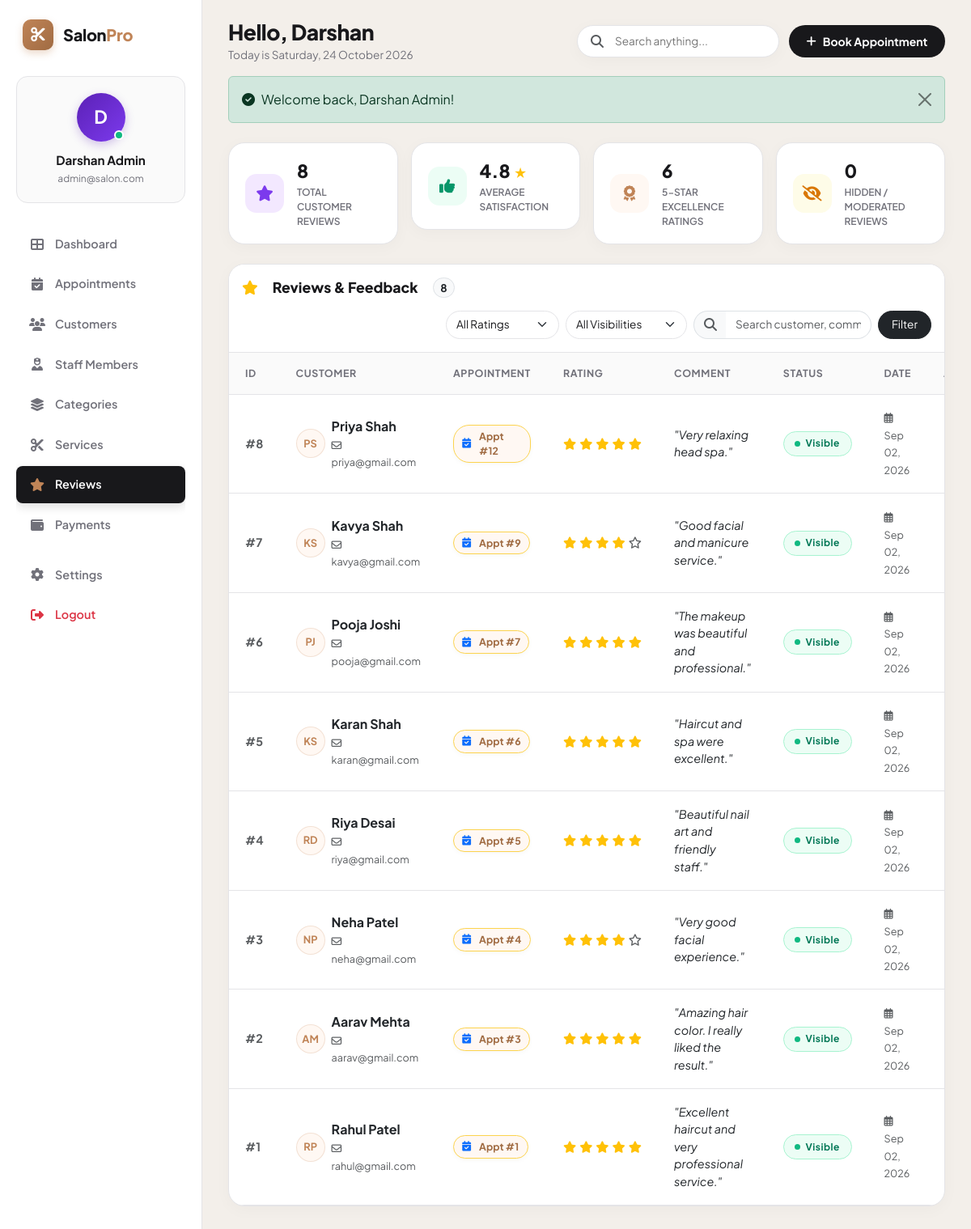
Page /admin/reviews.php (signed in) on the committed database.
### tables this page shows
CREATE TABLE `reviews` (
  `review_id` int(10) UNSIGNED NOT NULL,
  `customer_id` int(10) UNSIGNED NOT NULL,
  `appointment_id` int(10) UNSIGNED NOT NULL,
  `rating` tinyint(3) UNSIGNED NOT NULL,
  `comment` text DEFAULT NULL,
  `status` enum('visible','hidden') NOT NULL DEFAULT 'visible',
  `created_at` timestamp NOT NULL DEFAULT current_timestamp(),
  `updated_at` timestamp NOT NULL DEFAULT current_timestamp() ON UPDATE current_timestamp()
);

CREATE TABLE `customers` (
  `customer_id` int(10) UNSIGNED NOT NULL,
  `name` varchar(100) NOT NULL,
  `email` varchar(100) NOT NULL,
  `phone` varchar(15) NOT NULL,
  `password` varchar(255) NOT NULL,
  `gender` enum('Male','Female','Other') DEFAULT NULL,
  `address` varchar(255) DEFAULT NULL,
  `status` enum('active','inactive') NOT NULL DEFAULT 'active',
  `created_at` timestamp NOT NULL DEFAULT current_timestamp(),
  `updated_at` timestamp NOT NULL DEFAULT current_timestamp() ON UPDATE current_timestamp()
);

### admin/reviews.php (the view, shortened to what the rows shown need)
<?php
require_once __DIR__ . '/../includes/db.php';
require_once __DIR__ . '/../includes/auth.php';
if (!function_exists('get_initials')) {
    function get_initials($name) {
        $words = explode(' ', trim($name));
        $initials = '';
        foreach ($words as $w) {
            if (!empty($w)) $initials .= strtoupper($w[0]);
        }
        return substr($initials, 0, 2) ?: 'C';
    }
}
$page = isset($_GET['page']) ? (int)$_GET['page'] : 1;
$limit = 10;
$offset = ($page - 1) * $limit;
$where_sql = "";
$sql = "SELECT r.review_id, r.customer_id, r.appointment_id, r.rating, r.comment, r.status, r.created_at, c.name AS customer_name, c.email AS customer_email
        FROM reviews r
        JOIN customers c ON r.customer_id = c.customer_id
        $where_sql
        ORDER BY r.review_id DESC LIMIT $limit OFFSET $offset";
$result = mysqli_query($conn, $sql);
include __DIR__ . '/../includes/header.php';
include __DIR__ . '/../includes/sidebar.php';
include __DIR__ . '/../includes/navbar.php';
?>
<div class="table-card">
    <div class="table-responsive-custom">
        <table class="table-custom">
            <thead>
                <tr>
                    <th>ID</th>
                    <th>CUSTOMER</th>
                    <th>APPOINTMENT</th>
                    <th>RATING</th>
                    <th>COMMENT</th>
                    <th>STATUS</th>
                    <th>DATE</th>
                    <th class="text-end">ACTIONS</th>
                </tr>
            </thead>
            <tbody>
                <?php if ($result && mysqli_num_rows($result) > 0): ?>
                    <?php while ($rev = mysqli_fetch_assoc($result)): ?>
                        <tr>
                            <td><strong class="text-muted">#<?php echo $rev['review_id']; ?></strong></td>
                            <td>
                                <div class="d-flex align-items-center gap-2">
                                    <div class="avatar-circle-sm bg-gold-subtle text-gold fw-bold">
                                        <?php echo get_initials($rev['customer_name']); ?>
                                    </div>
                                    <div>
                                        <strong class="text-dark fs-6 d-block"><?php echo htmlspecialchars($rev['customer_name']); ?></strong>
                                        <small class="text-muted"><i class="far fa-envelope me-1"></i><?php echo htmlspecialchars($rev['customer_email']); ?></small>
                                    </div>
                                </div>
                            </td>
                            <td>
                                <span class="chip-selected-item cursor-default fs-8">
                                    <i class="fas fa-calendar-check me-1 text-primary"></i>Appt #<?php echo $rev['appointment_id']; ?>
                                </span>
                            </td>
                            <td>
                                <div class="d-inline-flex gap-1 text-warning fs-7">
                                    <?php
                                    $r = (int)$rev['rating'];
                                    for ($i = 1; $i <= 5; $i++) {
                                        echo ($i <= $r) ? '<i class="fas fa-star"></i>' : '<i class="far fa-star text-muted"></i>';
                                    }
                                    ?>
                                </div>
                            </td>
                            <td>
                                <span class="fst-italic text-dark fs-7">"<?php echo htmlspecialchars($rev['comment']); ?>"</span>
                            </td>
                            <td>
                                <form action="reviews.php" method="POST" class="d-inline">
                                    <button type="submit" class="border-0 bg-transparent p-0" title="Click to toggle status">
                                        <?php
                                        $st = strtolower($rev['status']);
                                        $dot_cls = ($st === 'visible') ? 'dot-green' : 'dot-red';
                                        ?>
                                        <span class="status-pill-btn <?php echo $st; ?>">
                                            <span class="status-dot <?php echo $dot_cls; ?>"></span>
                                            <span class="fw-bold fs-7"><?php echo ucfirst($rev['status']); ?></span>
                                        </span>
                                    </button>
                                </form>
                            </td>
                            <td><small class="text-muted"><i class="far fa-calendar-alt me-1"></i><?php echo date('M d, Y', strtotime($rev['created_at'])); ?></small></td>
                            <td class="text-end">
                            </td>
                        </tr>
                    <?php endwhile; ?>
                <?php else: ?>
                    <tr>
                        <td colspan="8" class="text-center text-muted py-4">No reviews found matching filters.</td>
                    </tr>
                <?php endif; ?>
            </tbody>
        </table>
    </div>
</div>
<?php include __DIR__ . '/../includes/footer.php'; ?>

### includes/sidebar.php (shortened to what the rows shown need)
<?php
$admin_display_name = isset($current_admin['name']) ? $current_admin['name'] : 'Administrator';
$admin_display_email = isset($current_admin['email']) ? $current_admin['email'] : 'admin@salon.com';
$initials = strtoupper(substr($admin_display_name, 0, 1));
?>
<aside id="sidebar">
    <div class="sidebar-profile-card">
        <div class="profile-avatar-circle">
            <?php echo htmlspecialchars($initials); ?>
            <span class="profile-avatar-status" title="Active"></span>
        </div>
        <div class="profile-name"><?php echo htmlspecialchars($admin_display_name); ?></div>
        <div class="profile-email"><?php echo htmlspecialchars($admin_display_email); ?></div>
    </div>
</aside>

### includes/navbar.php (shortened to what the rows shown need)
<?php
$admin_name = isset($current_admin['name']) ? strtok($current_admin['name'], " ") : 'Admin';
?>
<main id="main-content">
    <header class="top-header-bar">
        <div class="d-flex align-items-center gap-3">
            <div>
                <h1 class="greeting-title">Hello, <?php echo htmlspecialchars($admin_name); ?></h1>
                <p class="greeting-subtitle">Today is <?php echo date('l, d F Y'); ?></p>
            </div>
        </div>
    </header>
    <div class="dashboard-container">

### rows in the picture
reviews: review_id "8", customer.name "PS", customer.name "Priya Shah", customer.email "priya@gmail.com", appointment "12", rating 5 (drawn), comment "Very relaxing head spa.", status "Visible", created_at "Sep 02, 2026"
reviews: review_id "7", customer.name "KS", customer.name "Kavya Shah", customer.email "kavya@gmail.com", appointment "9", rating 4 (drawn), comment "Good facial and manicure service.", status "Visible", created_at "Sep 02, 2026"
reviews: review_id "6", customer.name "PJ", customer.name "Pooja Joshi", customer.email "pooja@gmail.com", appointment "7", rating 5 (drawn), comment "The makeup was beautiful and professional.", status "Visible", created_at "Sep 02, 2026"
reviews: review_id "5", customer.name "KS", customer.name "Karan Shah", customer.email "karan@gmail.com", appointment "6", rating 5 (drawn), comment "Haircut and spa were excellent.", status "Visible", created_at "Sep 02, 2026"
reviews: review_id "4", customer.name "RD", customer.name "Riya Desai", customer.email "riya@gmail.com", appointment "5", rating 5 (drawn), comment "Beautiful nail art and friendly staff.", status "Visible", created_at "Sep 02, 2026"
reviews: review_id "3", customer.name "NP", customer.name "Neha Patel", customer.email "neha@gmail.com", appointment "4", rating 4 (drawn), comment "Very good facial experience.", status "Visible", created_at "Sep 02, 2026"
reviews: review_id "2", customer.name "AM", customer.name "Aarav Mehta", customer.email "aarav@gmail.com", appointment "3", rating 5 (drawn), comment "Amazing hair color. I really liked the result.", status "Visible", created_at "Sep 02, 2026"
reviews: review_id "1", customer.name "RP", customer.name "Rahul Patel", customer.email "rahul@gmail.com", appointment "1", rating 5 (drawn), comment "Excellent haircut and very professional service.", status "Visible", created_at "Sep 02, 2026"

### other values in the picture
$initials "D"
$admin_display_name "Darshan Admin"
$admin_display_email "admin@salon.com"
$admin_name "Darshan"
$message "Welcome back, Darshan Admin!"
$total_rev_count "8"
$avg_rating_val "4.8"
$five_star_count "6"
$hidden_rev_count "0"
$total_records "8"
